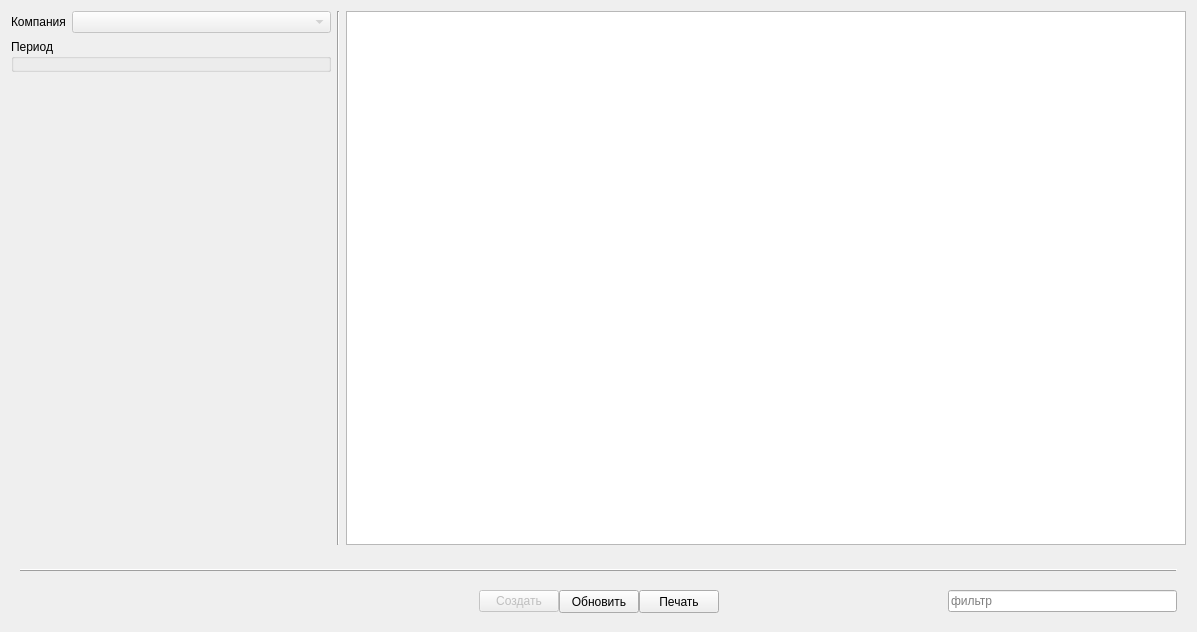
<?xml version="1.0" encoding="UTF-8"?>
<ui version="4.0">
 <class>tabTechReports</class>
 <widget class="QWidget" name="tabTechReports">
  <property name="geometry">
   <rect>
    <x>0</x>
    <y>0</y>
    <width>1197</width>
    <height>632</height>
   </rect>
  </property>
  <property name="windowTitle">
   <string>Form</string>
  </property>
  <layout class="QGridLayout" name="gridLayout_2">
   <item row="0" column="0">
    <layout class="QGridLayout" name="gridLayout" columnminimumwidth="320,0,0">
     <item row="0" column="0">
      <layout class="QFormLayout" name="formLayout">
       <item row="0" column="0">
        <widget class="QLabel" name="labelCompany">
         <property name="text">
          <string>Компания</string>
         </property>
        </widget>
       </item>
       <item row="0" column="1">
        <widget class="QComboBox" name="comboBoxCompany">
         <property name="enabled">
          <bool>false</bool>
         </property>
        </widget>
       </item>
       <item row="1" column="0" colspan="2">
        <widget class="QGroupBox" name="groupBox">
         <property name="title">
          <string>Период</string>
         </property>
         <layout class="QGridLayout" name="gridLayout_3">
          <property name="leftMargin">
           <number>5</number>
          </property>
          <property name="topMargin">
           <number>5</number>
          </property>
          <property name="rightMargin">
           <number>5</number>
          </property>
          <property name="bottomMargin">
           <number>5</number>
          </property>
          <item row="0" column="0">
           <widget class="SPeriodSelector" name="widgetPeriodSelector" native="true"/>
          </item>
         </layout>
        </widget>
       </item>
      </layout>
     </item>
     <item row="0" column="1">
      <widget class="Line" name="line">
       <property name="orientation">
        <enum>Qt::Vertical</enum>
       </property>
      </widget>
     </item>
     <item row="0" column="2">
      <widget class="STableViewTechReports" name="tableView">
       <property name="selectionBehavior">
        <enum>QAbstractItemView::SelectRows</enum>
       </property>
       <attribute name="horizontalHeaderShowSortIndicator" stdset="0">
        <bool>true</bool>
       </attribute>
      </widget>
     </item>
    </layout>
   </item>
   <item row="1" column="0">
    <widget class="QWidget" name="botToolbar" native="true">
     <property name="sizePolicy">
      <sizepolicy hsizetype="Preferred" vsizetype="Preferred">
       <horstretch>0</horstretch>
       <verstretch>0</verstretch>
      </sizepolicy>
     </property>
     <property name="minimumSize">
      <size>
       <width>0</width>
       <height>70</height>
      </size>
     </property>
     <property name="contextMenuPolicy">
      <enum>Qt::NoContextMenu</enum>
     </property>
     <layout class="QGridLayout" name="gridLayout_5" rowstretch="0,0" rowminimumheight="0,23">
      <property name="sizeConstraint">
       <enum>QLayout::SetMaximumSize</enum>
      </property>
      <property name="verticalSpacing">
       <number>15</number>
      </property>
      <item row="0" column="0">
       <widget class="QFrame" name="frame">
        <property name="frameShape">
         <enum>QFrame::HLine</enum>
        </property>
        <property name="frameShadow">
         <enum>QFrame::Raised</enum>
        </property>
       </widget>
      </item>
      <item row="1" column="0">
       <layout class="QGridLayout" name="gridLayoutBot" columnstretch="0,0,0,0,0">
        <property name="sizeConstraint">
         <enum>QLayout::SetDefaultConstraint</enum>
        </property>
        <item row="0" column="2">
         <layout class="QGridLayout" name="CentralGridLayout">
          <property name="sizeConstraint">
           <enum>QLayout::SetDefaultConstraint</enum>
          </property>
          <item row="0" column="0">
           <widget class="QPushButton" name="pushButtonCreateNew">
            <property name="enabled">
             <bool>false</bool>
            </property>
            <property name="text">
             <string>Создать</string>
            </property>
           </widget>
          </item>
          <item row="0" column="1">
           <widget class="QPushButton" name="pushButtonRefresh">
            <property name="enabled">
             <bool>true</bool>
            </property>
            <property name="sizePolicy">
             <sizepolicy hsizetype="Minimum" vsizetype="Fixed">
              <horstretch>0</horstretch>
              <verstretch>0</verstretch>
             </sizepolicy>
            </property>
            <property name="minimumSize">
             <size>
              <width>0</width>
              <height>23</height>
             </size>
            </property>
            <property name="text">
             <string>Обновить</string>
            </property>
           </widget>
          </item>
          <item row="0" column="5">
           <widget class="QPushButton" name="pushButtonPrint">
            <property name="enabled">
             <bool>true</bool>
            </property>
            <property name="sizePolicy">
             <sizepolicy hsizetype="Minimum" vsizetype="Fixed">
              <horstretch>0</horstretch>
              <verstretch>0</verstretch>
             </sizepolicy>
            </property>
            <property name="minimumSize">
             <size>
              <width>0</width>
              <height>23</height>
             </size>
            </property>
            <property name="text">
             <string>Печать</string>
            </property>
           </widget>
          </item>
         </layout>
        </item>
        <item row="0" column="4">
         <layout class="QGridLayout" name="RightGridLayout">
          <property name="sizeConstraint">
           <enum>QLayout::SetDefaultConstraint</enum>
          </property>
          <item row="0" column="0">
           <widget class="QLineEdit" name="lineEditSearch">
            <property name="enabled">
             <bool>true</bool>
            </property>
            <property name="placeholderText">
             <string>фильтр</string>
            </property>
            <property name="clearButtonEnabled">
             <bool>true</bool>
            </property>
           </widget>
          </item>
         </layout>
        </item>
        <item row="0" column="3">
         <spacer name="horizontalSpacerRight">
          <property name="orientation">
           <enum>Qt::Horizontal</enum>
          </property>
          <property name="sizeType">
           <enum>QSizePolicy::Expanding</enum>
          </property>
          <property name="sizeHint" stdset="0">
           <size>
            <width>70</width>
            <height>20</height>
           </size>
          </property>
         </spacer>
        </item>
        <item row="0" column="0">
         <layout class="QGridLayout" name="LeftGridLayout" columnstretch="0">
          <property name="sizeConstraint">
           <enum>QLayout::SetDefaultConstraint</enum>
          </property>
          <item row="0" column="0">
           <spacer name="horizontalSpacer">
            <property name="orientation">
             <enum>Qt::Horizontal</enum>
            </property>
            <property name="sizeHint" stdset="0">
             <size>
              <width>40</width>
              <height>20</height>
             </size>
            </property>
           </spacer>
          </item>
         </layout>
        </item>
        <item row="0" column="1">
         <spacer name="horizontalSpacerLeft">
          <property name="orientation">
           <enum>Qt::Horizontal</enum>
          </property>
          <property name="sizeType">
           <enum>QSizePolicy::MinimumExpanding</enum>
          </property>
          <property name="sizeHint" stdset="0">
           <size>
            <width>70</width>
            <height>20</height>
           </size>
          </property>
         </spacer>
        </item>
       </layout>
      </item>
     </layout>
    </widget>
   </item>
  </layout>
 </widget>
 <customwidgets>
  <customwidget>
   <class>STableViewTechReports</class>
   <extends>QTableView</extends>
   <header>widgets/stableviewtechreports.h</header>
  </customwidget>
  <customwidget>
   <class>SPeriodSelector</class>
   <extends>QWidget</extends>
   <header>widgets/speriodselector.h</header>
   <container>1</container>
  </customwidget>
 </customwidgets>
 <resources/>
 <connections/>
</ui>
